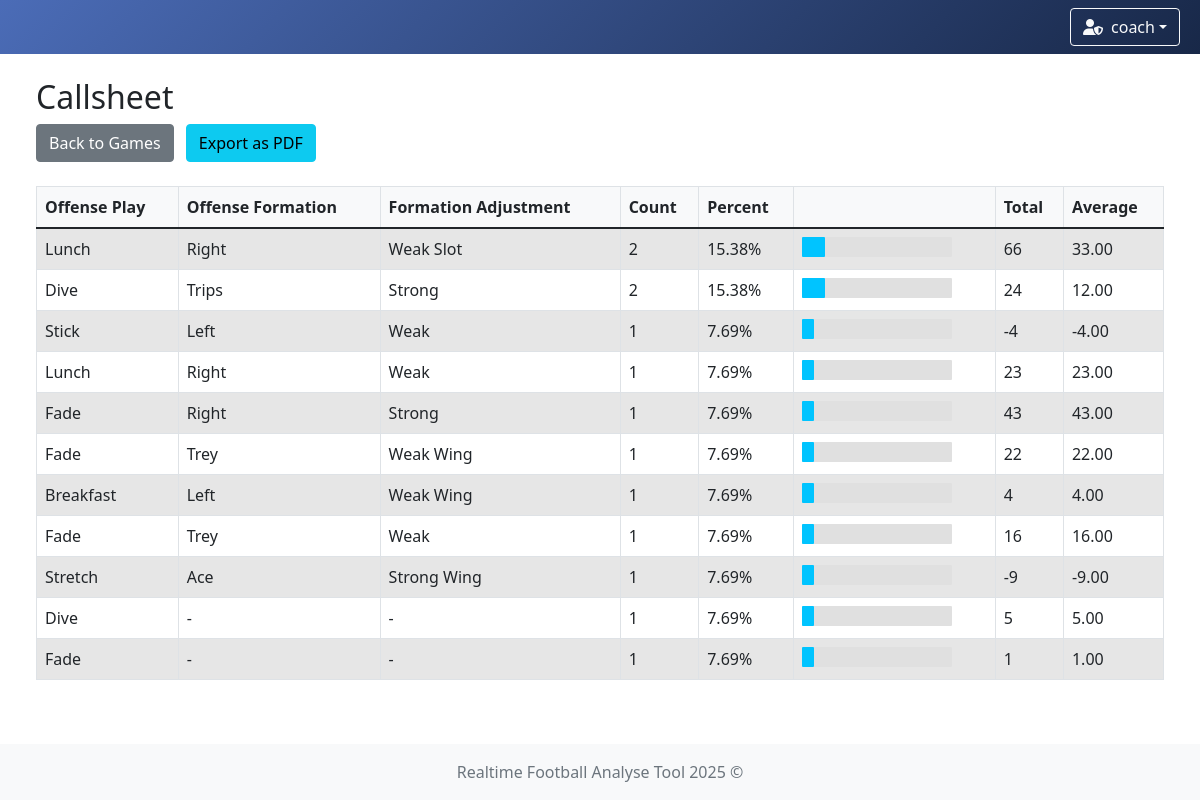
The app's page /callsheet (signed in) with its own data.
### app/models/user.py (models this page shows)
class UserModel(db.Model, UserMixin):
    __tablename__ = 'user'
    id = db.Column(db.Integer, primary_key=True)
    username = db.Column(db.String(80), unique=True, nullable=False)
    password = db.Column(db.String(120), nullable=False)
    role = db.Column(db.String(10), nullable=False, default='user')
    team_id = db.Column(db.Integer, db.ForeignKey('teams.id'))
    team = db.relationship('TeamModel', backref='users')
    preference = db.relationship(
        'UserPreference',
        uselist=False,
        cascade='all, delete-orphan',
        passive_deletes=True,
        back_populates='user'
    )

### app/models/play.py (models this page shows)
class PlayModel(db.Model):
    __tablename__ = 'play'
    id = db.Column(db.Integer, primary_key=True)
    drive_id = db.Column(db.Integer, db.ForeignKey('drive.id'), nullable=False)
    odk = db.Column(db.String(1))  # O, D, or K
    quarter = db.Column(db.Integer)
    down = db.Column(db.Integer)
    distance = db.Column(db.Integer)
    yard_line = db.Column(db.Integer)
    play_type = db.Column(db.String(50))
    result = db.Column(db.String(50))
    gain_loss = db.Column(db.Integer)
    touchdown = db.Column(db.Boolean, default=False)
    personnel = db.Column(db.String(20))
    off_form = db.Column(db.String(50))  # Offensive Formation
    form_str = db.Column(db.String(50))  # Formation Strength
    form_adj = db.Column(db.String(50))  # Formation Adjustment
    motion = db.Column(db.String(50))  # Motion
    protection = db.Column(db.String(50))  # Protection
    off_play = db.Column(db.String(50))  # Off Play
    dir_call = db.Column(db.String(50))  # Directional Call
    tag = db.Column(db.String(50))  # Tags
    hash = db.Column(db.String(1))  # New field for Hash (L, M, R)

### app/controllers/call_sheet.py (the view)
    @login_required
    def callsheet(self) -> str:
        plays = PlayModel.query.filter(PlayModel.odk == 'O').all()
        callsheet_entries = self._process_plays(plays)
        return render_template(template_name_or_list='play/callsheet.html', callsheet_entries=callsheet_entries)

### app/controllers/user.py (called while the page is built)
    @staticmethod
    def load_user(user_id):
        return UserModel.query.get(int(user_id))

### run.py (called while the page is built)
    def _inject_context(self) -> None:
        @self.app.context_processor
        def inject_teams() -> dict:
            try:
                teams = TeamModel.query.all()
                return dict(teams=teams)
            except Exception as e:
                print(f"[!] Error injecting teams: {str(e)} ({type(e).__name__})")
                return dict(teams=[])

### app/templates/play/callsheet.html (shortened to what this page needs)
{% extends "system/base.html" %}
{% block content %}
<div class="container-fluid">
    <div class="row mb-4">
        <div class="col">
            <h2>Callsheet</h2>
            <a href="{{ url_for('game_options') }}" class="btn btn-secondary">Back to Games</a>
            <button id="export-pdf" class="btn btn-info">Export as PDF</button>
        </div>
    </div>
    <div id="export-content">
        <div class="row">
            <div class="col">
                <div class="table-responsive">
                    <table id="callsheet-table" class="table table-striped table-bordered">
                        <thead>
                            <tr>
                                <th class="sortable">Offense Play</th>
                                <th class="sortable">Offense Formation</th>
                                <th class="sortable">Formation Adjustment</th>
                                <th class="sortable">Count</th>
                                <th class="sortable">Percent</th>
                                <th></th>
                                <th class="sortable">Total</th>
                                <th class="sortable">Average</th>
                            </tr>
                        </thead>
                        <tbody>
                            {% for entry in callsheet_entries %}
                            <tr>
                                <td>{{ entry.off_play }}</td>
                                <td>{{ entry.off_form }}</td>
                                <td>{{ entry.form_adj }}</td>
                                <td>{{ entry.count }}</td>
                                <td>{{ "%.2f"|format(entry.percent) }}%</td>
                                <td>
                                    <div style="width: 150px; background-color: #e0e0e0; border-radius: 1px;">
                                        <div style="width: {{ entry.percent }}%; height: 20px; background-color: #00c4ff; border-radius: 1px;"></div>
                                    </div>
                                </td>
                                <td>{{ entry.total }}</td>
                                <td>{{ "%.2f"|format(entry.average) }}</td>
                            </tr>
                            {% endfor %}
                        </tbody>
                    </table>
                </div>
            </div>
        </div>
    </div>
</div>
{% endblock %}

### app/templates/system/base.html (shortened to what this page needs)
<!DOCTYPE html>
<html lang="en">
<head>
    <link rel="stylesheet" href="{{ url_for('static', filename='styles.css') }}"/>
    <link href="https://cdn.jsdelivr.net/npm/bootstrap@5.1.3/dist/css/bootstrap.min.css" rel="stylesheet"/>
    <link rel="stylesheet" href="https://cdn.jsdelivr.net/npm/bootstrap-icons@1.11.3/font/bootstrap-icons.css">
    <link rel="stylesheet" href="https://cdnjs.cloudflare.com/ajax/libs/font-awesome/6.5.0/css/all.min.css"/>
    <link rel="stylesheet" href="https://cdn.datatables.net/1.13.6/css/dataTables.bootstrap5.min.css">
</head>
<body class="{% block body_class %}{% endblock %}">
{% if current_user.is_authenticated %}
    <nav class="navbar navbar-expand-lg navbar-dark"
         style="{% if session.team_color %}background: linear-gradient(135deg, {{ session.team_color }}, #343a40);{% else %}background: linear-gradient(135deg, #4b6cb7, #182848);{% endif %}">
        <div class="container-fluid position-relative">
            <div class="ms-auto d-flex align-items-center">
                <div class="dropdown me-2">
                    <button class="btn btn-outline-light dropdown-toggle d-flex align-items-center" type="button"
                            id="userDropdown" data-bs-toggle="dropdown" aria-expanded="false">
                        {% if current_user.role == 'admin' %}
                            <i class="fas fa-user-shield me-2"></i>
                        {% else %}
                            <i class="fas fa-user me-2"></i>
                        {% endif %}
                        {{ current_user.username }}
                    </button>
                </div>
            </div>
        </div>
    </nav>
{% endif %}
<div class="content-wrapper">
    <div class="container-fluid mt-4 px-4">
        {% block content %}{% endblock %}
    </div>
</div>
<footer class="footer text-center py-3 mt-5" style="background-color: #f8f9fa;">
    <div class="w-100">
        <span class="text-muted">Realtime Football Analyse Tool 2025 ©</span>
    </div>
</footer>
</body>
</html>

### app/static/styles.css (style rules this page uses)
.navbar { transition: background-color 0.5s ease; }
html, body { height: 100%; margin: 0; padding: 0; }
body { display: flex; flex-direction: column; min-height: 100vh; }
.content-wrapper { flex: 1 0 auto; }
.footer { flex-shrink: 0; background-color: #f8f9fa; padding: 1rem 0; margin-top: auto; }
.table-responsive { margin-top: 0 !important; overflow-x: auto; }
.btn + .btn { margin-left: 0.5rem; }
.table-responsive { overflow-x: auto; }
.table th, .table td { white-space: nowrap; padding: 0.5rem; }
.table thead th { background-color: #f8f9fa; font-weight: bold; }
.table-striped tbody tr:nth-of-type(odd) { background-color: rgba(0, 0, 0, 0.05); }

### app/templates/system/base.html (style rules this page uses)
.navbar { transition: background 0.5s ease-in-out; }

### app/templates/play/callsheet.html (style rules this page uses)
th.sortable { cursor: pointer; transition: background-color 0.2s ease; }

### records on screen
UserModel: username "coach"
PlayModel: off_play "Lunch", off_form "Right", form_adj "Weak Slot", count "2", percent "15.38", {{ entry.percent }} 15.384615384615385 (drawn), total "66", average "33.00"
PlayModel: off_play "Dive", off_form "Trips", form_adj "Strong", count "2", percent "15.38", {{ entry.percent }} 15.384615384615385 (drawn), total "24", average "12.00"
PlayModel: off_play "Stick", off_form "Left", form_adj "Weak", count "1", percent "7.69", {{ entry.percent }} 7.6923076923076925 (drawn), total "-4", average "-4.00"
PlayModel: off_play "Lunch", off_form "Right", form_adj "Weak", count "1", percent "7.69", {{ entry.percent }} 7.6923076923076925 (drawn), total "23", average "23.00"
PlayModel: off_play "Fade", off_form "Right", form_adj "Strong", count "1", percent "7.69", {{ entry.percent }} 7.6923076923076925 (drawn), total "43", average "43.00"
PlayModel: off_play "Fade", off_form "Trey", form_adj "Weak Wing", count "1", percent "7.69", {{ entry.percent }} 7.6923076923076925 (drawn), total "22", average "22.00"
PlayModel: off_play "Breakfast", off_form "Left", form_adj "Weak Wing", count "1", percent "7.69", {{ entry.percent }} 7.6923076923076925 (drawn), total "4", average "4.00"
PlayModel: off_play "Fade", off_form "Trey", form_adj "Weak", count "1", percent "7.69", {{ entry.percent }} 7.6923076923076925 (drawn), total "16", average "16.00"
PlayModel: off_play "Stretch", off_form "Ace", form_adj "Strong Wing", count "1", percent "7.69", {{ entry.percent }} 7.6923076923076925 (drawn), total "-9", average "-9.00"
PlayModel: off_play "Dive", off_form "-", form_adj "-", count "1", percent "7.69", {{ entry.percent }} 7.6923076923076925 (drawn), total "5", average "5.00"
PlayModel: off_play "Fade", off_form "-", form_adj "-", count "1", percent "7.69", {{ entry.percent }} 7.6923076923076925 (drawn), total "1", average "1.00"
